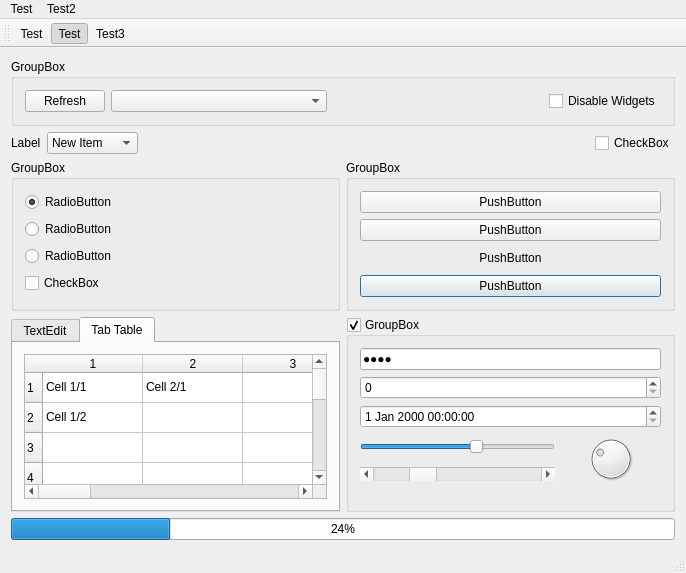
<?xml version="1.0" encoding="UTF-8"?>
<ui version="4.0">
 <class>MainWindow</class>
 <widget class="QMainWindow" name="MainWindow">
  <property name="geometry">
   <rect>
    <x>0</x>
    <y>0</y>
    <width>686</width>
    <height>573</height>
   </rect>
  </property>
  <property name="windowTitle">
   <string>MainWindow</string>
  </property>
  <widget class="QWidget" name="centralWidget">
   <layout class="QGridLayout" name="gridLayout_2">
    <item row="4" column="0">
     <widget class="QTabWidget" name="tabWidget">
      <property name="currentIndex">
       <number>1</number>
      </property>
      <widget class="QWidget" name="tab">
       <attribute name="title">
        <string>TextEdit</string>
       </attribute>
       <layout class="QVBoxLayout" name="verticalLayout">
        <item>
         <widget class="QTextEdit" name="textEdit">
          <property name="html">
           <string>&lt;!DOCTYPE HTML PUBLIC &quot;-//W3C//DTD HTML 4.0//EN&quot; &quot;http://www.w3.org/TR/REC-html40/strict.dtd&quot;&gt;
&lt;html&gt;&lt;head&gt;&lt;meta name=&quot;qrichtext&quot; content=&quot;1&quot; /&gt;&lt;style type=&quot;text/css&quot;&gt;
p, li { white-space: pre-wrap; }
&lt;/style&gt;&lt;/head&gt;&lt;body style=&quot; font-family:'MS Shell Dlg 2'; font-size:7.8pt; font-weight:400; font-style:normal;&quot;&gt;
&lt;p style=&quot; margin-top:0px; margin-bottom:0px; margin-left:0px; margin-right:0px; -qt-block-indent:0; text-indent:0px;&quot;&gt;&lt;span style=&quot; font-family:'.SF NS Text'; font-size:13pt;&quot;&gt;test&lt;br /&gt;test&lt;br /&gt;test&lt;br /&gt;test&lt;br /&gt;test&lt;br /&gt;test&lt;br /&gt;test&lt;br /&gt;test&lt;br /&gt;test&lt;br /&gt;test&lt;br /&gt;test&lt;br /&gt;test&lt;br /&gt;test&lt;br /&gt;test&lt;br /&gt;test&lt;br /&gt;test&lt;br /&gt;test&lt;br /&gt;test&lt;br /&gt;test&lt;br /&gt;test&lt;br /&gt;test&lt;br /&gt;test&lt;br /&gt;test&lt;br /&gt;test&lt;br /&gt;test&lt;br /&gt;test&lt;br /&gt;test&lt;br /&gt;test&lt;br /&gt;test&lt;br /&gt;test&lt;br /&gt;test&lt;br /&gt;test&lt;br /&gt;test&lt;br /&gt;test&lt;br /&gt;test&lt;br /&gt;test&lt;br /&gt;test&lt;br /&gt;test&lt;br /&gt;test&lt;br /&gt;test&lt;br /&gt;test&lt;br /&gt;test&lt;br /&gt;test&lt;br /&gt;test&lt;br /&gt;test&lt;br /&gt;test&lt;br /&gt;test&lt;br /&gt;test&lt;br /&gt;test&lt;br /&gt;test&lt;br /&gt;test&lt;br /&gt;test&lt;br /&gt;test&lt;br /&gt;test&lt;br /&gt;test&lt;br /&gt;test&lt;br /&gt;test&lt;br /&gt;test&lt;br /&gt;test&lt;br /&gt;test&lt;br /&gt;test&lt;br /&gt;test&lt;br /&gt;test&lt;br /&gt;test&lt;br /&gt;test&lt;br /&gt;test&lt;br /&gt;&lt;/span&gt;&lt;/p&gt;&lt;/body&gt;&lt;/html&gt;</string>
          </property>
         </widget>
        </item>
       </layout>
      </widget>
      <widget class="QWidget" name="tab_2">
       <attribute name="title">
        <string>Tab Table</string>
       </attribute>
       <layout class="QVBoxLayout" name="verticalLayout_2">
        <item>
         <widget class="QTableWidget" name="tableWidget">
          <row>
           <property name="text">
            <string>1</string>
           </property>
          </row>
          <row>
           <property name="text">
            <string>2</string>
           </property>
          </row>
          <row>
           <property name="text">
            <string>3</string>
           </property>
          </row>
          <row>
           <property name="text">
            <string>4</string>
           </property>
          </row>
          <row>
           <property name="text">
            <string>5</string>
           </property>
          </row>
          <row>
           <property name="text">
            <string>6</string>
           </property>
          </row>
          <row>
           <property name="text">
            <string>7</string>
           </property>
          </row>
          <row>
           <property name="text">
            <string>8</string>
           </property>
          </row>
          <row>
           <property name="text">
            <string>9</string>
           </property>
          </row>
          <row>
           <property name="text">
            <string>10</string>
           </property>
          </row>
          <column>
           <property name="text">
            <string>1</string>
           </property>
          </column>
          <column>
           <property name="text">
            <string>2</string>
           </property>
          </column>
          <column>
           <property name="text">
            <string>3</string>
           </property>
          </column>
          <column>
           <property name="text">
            <string>4</string>
           </property>
          </column>
          <column>
           <property name="text">
            <string>5</string>
           </property>
          </column>
          <column>
           <property name="text">
            <string>6</string>
           </property>
          </column>
          <column>
           <property name="text">
            <string>7</string>
           </property>
          </column>
          <column>
           <property name="text">
            <string>8</string>
           </property>
          </column>
          <column>
           <property name="text">
            <string>9</string>
           </property>
          </column>
          <column>
           <property name="text">
            <string>10</string>
           </property>
          </column>
          <item row="0" column="0">
           <property name="text">
            <string>Cell 1/1</string>
           </property>
          </item>
          <item row="0" column="1">
           <property name="text">
            <string>Cell 2/1</string>
           </property>
          </item>
          <item row="1" column="0">
           <property name="text">
            <string>Cell 1/2</string>
           </property>
          </item>
         </widget>
        </item>
       </layout>
      </widget>
     </widget>
    </item>
    <item row="5" column="0" colspan="2">
     <widget class="QProgressBar" name="progressBar">
      <property name="value">
       <number>24</number>
      </property>
     </widget>
    </item>
    <item row="1" column="0" colspan="2">
     <widget class="QGroupBox" name="groupBox_4">
      <property name="title">
       <string>GroupBox</string>
      </property>
      <layout class="QHBoxLayout" name="horizontalLayout_2">
       <item>
        <widget class="QPushButton" name="pushButton_theme_chooser">
         <property name="text">
          <string>Refresh</string>
         </property>
        </widget>
       </item>
       <item>
        <widget class="QComboBox" name="comboBox_theme_chooser">
         <property name="sizePolicy">
          <sizepolicy hsizetype="Expanding" vsizetype="Expanding">
           <horstretch>0</horstretch>
           <verstretch>0</verstretch>
          </sizepolicy>
         </property>
        </widget>
       </item>
       <item>
        <spacer name="horizontalSpacer">
         <property name="orientation">
          <enum>Qt::Horizontal</enum>
         </property>
         <property name="sizeHint" stdset="0">
          <size>
           <width>40</width>
           <height>20</height>
          </size>
         </property>
        </spacer>
       </item>
       <item>
        <widget class="QCheckBox" name="checkBox_4">
         <property name="text">
          <string>Disable Widgets</string>
         </property>
         <property name="checked">
          <bool>false</bool>
         </property>
        </widget>
       </item>
      </layout>
     </widget>
    </item>
    <item row="3" column="1">
     <widget class="QGroupBox" name="groupBox_2">
      <property name="title">
       <string>GroupBox</string>
      </property>
      <layout class="QVBoxLayout" name="verticalLayout_3">
       <item>
        <widget class="QPushButton" name="pushButton">
         <property name="text">
          <string>PushButton</string>
         </property>
        </widget>
       </item>
       <item>
        <widget class="QPushButton" name="pushButton_2">
         <property name="text">
          <string>PushButton</string>
         </property>
         <property name="checkable">
          <bool>true</bool>
         </property>
        </widget>
       </item>
       <item>
        <widget class="QPushButton" name="pushButton_3">
         <property name="text">
          <string>PushButton</string>
         </property>
         <property name="flat">
          <bool>true</bool>
         </property>
        </widget>
       </item>
       <item>
        <widget class="QPushButton" name="pushButton_4">
         <property name="text">
          <string>PushButton</string>
         </property>
         <property name="default">
          <bool>true</bool>
         </property>
        </widget>
       </item>
      </layout>
     </widget>
    </item>
    <item row="3" column="0">
     <widget class="QGroupBox" name="groupBox">
      <property name="title">
       <string>GroupBox</string>
      </property>
      <layout class="QVBoxLayout" name="verticalLayout_4">
       <item>
        <widget class="QRadioButton" name="radioButton">
         <property name="toolTipDuration">
          <number>-10</number>
         </property>
         <property name="text">
          <string>RadioButton</string>
         </property>
         <property name="checked">
          <bool>true</bool>
         </property>
        </widget>
       </item>
       <item>
        <widget class="QRadioButton" name="radioButton_2">
         <property name="text">
          <string>RadioButton</string>
         </property>
        </widget>
       </item>
       <item>
        <widget class="QRadioButton" name="radioButton_3">
         <property name="text">
          <string>RadioButton</string>
         </property>
        </widget>
       </item>
       <item>
        <widget class="QCheckBox" name="checkBox">
         <property name="text">
          <string>CheckBox</string>
         </property>
         <property name="checkable">
          <bool>true</bool>
         </property>
         <property name="checked">
          <bool>false</bool>
         </property>
         <property name="autoExclusive">
          <bool>false</bool>
         </property>
         <property name="tristate">
          <bool>true</bool>
         </property>
        </widget>
       </item>
      </layout>
     </widget>
    </item>
    <item row="4" column="1">
     <widget class="QGroupBox" name="groupBox_3">
      <property name="title">
       <string>GroupBox</string>
      </property>
      <property name="checkable">
       <bool>true</bool>
      </property>
      <layout class="QGridLayout" name="gridLayout">
       <item row="3" column="1" rowspan="2">
        <widget class="QDial" name="dial">
         <property name="value">
          <number>30</number>
         </property>
        </widget>
       </item>
       <item row="2" column="0" colspan="2">
        <widget class="QDateTimeEdit" name="dateTimeEdit"/>
       </item>
       <item row="3" column="0">
        <widget class="QSlider" name="horizontalSlider">
         <property name="value">
          <number>60</number>
         </property>
         <property name="orientation">
          <enum>Qt::Horizontal</enum>
         </property>
        </widget>
       </item>
       <item row="1" column="0" colspan="2">
        <widget class="QSpinBox" name="spinBox"/>
       </item>
       <item row="4" column="0">
        <widget class="QScrollBar" name="horizontalScrollBar">
         <property name="value">
          <number>25</number>
         </property>
         <property name="orientation">
          <enum>Qt::Horizontal</enum>
         </property>
        </widget>
       </item>
       <item row="0" column="0" colspan="2">
        <widget class="QLineEdit" name="lineEdit">
         <property name="text">
          <string>test</string>
         </property>
         <property name="echoMode">
          <enum>QLineEdit::Password</enum>
         </property>
        </widget>
       </item>
       <item row="5" column="0" colspan="2">
        <spacer name="verticalSpacer">
         <property name="orientation">
          <enum>Qt::Vertical</enum>
         </property>
         <property name="sizeHint" stdset="0">
          <size>
           <width>20</width>
           <height>40</height>
          </size>
         </property>
        </spacer>
       </item>
      </layout>
     </widget>
    </item>
    <item row="2" column="0" colspan="2">
     <layout class="QHBoxLayout" name="horizontalLayout">
      <item>
       <widget class="QLabel" name="label">
        <property name="text">
         <string>Label</string>
        </property>
       </widget>
      </item>
      <item>
       <widget class="QComboBox" name="comboBox">
        <item>
         <property name="text">
          <string>New Item</string>
         </property>
        </item>
        <item>
         <property name="text">
          <string>New Item 2</string>
         </property>
        </item>
        <item>
         <property name="text">
          <string>New Item 3</string>
         </property>
        </item>
       </widget>
      </item>
      <item>
       <spacer name="horizontalSpacer_2">
        <property name="orientation">
         <enum>Qt::Horizontal</enum>
        </property>
        <property name="sizeHint" stdset="0">
         <size>
          <width>40</width>
          <height>20</height>
         </size>
        </property>
       </spacer>
      </item>
      <item>
       <widget class="QCheckBox" name="checkBox_5">
        <property name="text">
         <string>CheckBox</string>
        </property>
        <property name="checked">
         <bool>false</bool>
        </property>
       </widget>
      </item>
     </layout>
    </item>
   </layout>
  </widget>
  <widget class="QMenuBar" name="menuBar">
   <property name="geometry">
    <rect>
     <x>0</x>
     <y>0</y>
     <width>686</width>
     <height>26</height>
    </rect>
   </property>
   <widget class="QMenu" name="menuTest">
    <property name="title">
     <string>Test</string>
    </property>
    <addaction name="actionTest"/>
    <addaction name="actionTest_2"/>
    <addaction name="separator"/>
    <addaction name="actionTest_3"/>
   </widget>
   <widget class="QMenu" name="menuTest2">
    <property name="title">
     <string>Test2</string>
    </property>
    <widget class="QMenu" name="menuTest2_2">
     <property name="title">
      <string>Test2</string>
     </property>
     <addaction name="actionTest3"/>
     <addaction name="actionTest3_2"/>
    </widget>
    <addaction name="menuTest2_2"/>
   </widget>
   <addaction name="menuTest"/>
   <addaction name="menuTest2"/>
  </widget>
  <widget class="QToolBar" name="mainToolBar">
   <attribute name="toolBarArea">
    <enum>TopToolBarArea</enum>
   </attribute>
   <attribute name="toolBarBreak">
    <bool>false</bool>
   </attribute>
   <addaction name="actionTest"/>
   <addaction name="actionTest_2"/>
   <addaction name="actionTest3"/>
  </widget>
  <widget class="QStatusBar" name="statusBar"/>
  <action name="actionTest">
   <property name="text">
    <string>Test</string>
   </property>
  </action>
  <action name="actionTest_2">
   <property name="checkable">
    <bool>true</bool>
   </property>
   <property name="checked">
    <bool>true</bool>
   </property>
   <property name="text">
    <string>Test</string>
   </property>
  </action>
  <action name="actionTest_3">
   <property name="checkable">
    <bool>true</bool>
   </property>
   <property name="text">
    <string>Test</string>
   </property>
  </action>
  <action name="actionTest3">
   <property name="text">
    <string>Test3</string>
   </property>
  </action>
  <action name="actionTest3_2">
   <property name="text">
    <string>Test3</string>
   </property>
  </action>
 </widget>
 <layoutdefault spacing="6" margin="11"/>
 <resources/>
 <connections>
  <connection>
   <sender>checkBox_4</sender>
   <signal>toggled(bool)</signal>
   <receiver>groupBox_2</receiver>
   <slot>setDisabled(bool)</slot>
   <hints>
    <hint type="sourcelabel">
     <x>543</x>
     <y>70</y>
    </hint>
    <hint type="destinationlabel">
     <x>376</x>
     <y>97</y>
    </hint>
   </hints>
  </connection>
  <connection>
   <sender>checkBox_4</sender>
   <signal>toggled(bool)</signal>
   <receiver>groupBox</receiver>
   <slot>setDisabled(bool)</slot>
   <hints>
    <hint type="sourcelabel">
     <x>617</x>
     <y>70</y>
    </hint>
    <hint type="destinationlabel">
     <x>47</x>
     <y>104</y>
    </hint>
   </hints>
  </connection>
  <connection>
   <sender>checkBox_4</sender>
   <signal>toggled(bool)</signal>
   <receiver>tabWidget</receiver>
   <slot>setDisabled(bool)</slot>
   <hints>
    <hint type="sourcelabel">
     <x>623</x>
     <y>74</y>
    </hint>
    <hint type="destinationlabel">
     <x>234</x>
     <y>264</y>
    </hint>
   </hints>
  </connection>
  <connection>
   <sender>checkBox_4</sender>
   <signal>toggled(bool)</signal>
   <receiver>groupBox_3</receiver>
   <slot>setDisabled(bool)</slot>
   <hints>
    <hint type="sourcelabel">
     <x>503</x>
     <y>80</y>
    </hint>
    <hint type="destinationlabel">
     <x>503</x>
     <y>262</y>
    </hint>
   </hints>
  </connection>
  <connection>
   <sender>checkBox_4</sender>
   <signal>toggled(bool)</signal>
   <receiver>progressBar</receiver>
   <slot>setDisabled(bool)</slot>
   <hints>
    <hint type="sourcelabel">
     <x>631</x>
     <y>73</y>
    </hint>
    <hint type="destinationlabel">
     <x>607</x>
     <y>517</y>
    </hint>
   </hints>
  </connection>
  <connection>
   <sender>checkBox_4</sender>
   <signal>toggled(bool)</signal>
   <receiver>mainToolBar</receiver>
   <slot>setDisabled(bool)</slot>
   <hints>
    <hint type="sourcelabel">
     <x>648</x>
     <y>71</y>
    </hint>
    <hint type="destinationlabel">
     <x>105</x>
     <y>33</y>
    </hint>
   </hints>
  </connection>
  <connection>
   <sender>checkBox_4</sender>
   <signal>toggled(bool)</signal>
   <receiver>menuBar</receiver>
   <slot>setDisabled(bool)</slot>
   <hints>
    <hint type="sourcelabel">
     <x>634</x>
     <y>73</y>
    </hint>
    <hint type="destinationlabel">
     <x>64</x>
     <y>7</y>
    </hint>
   </hints>
  </connection>
  <connection>
   <sender>checkBox_4</sender>
   <signal>toggled(bool)</signal>
   <receiver>statusBar</receiver>
   <slot>setDisabled(bool)</slot>
   <hints>
    <hint type="sourcelabel">
     <x>650</x>
     <y>70</y>
    </hint>
    <hint type="destinationlabel">
     <x>533</x>
     <y>549</y>
    </hint>
   </hints>
  </connection>
  <connection>
   <sender>checkBox_4</sender>
   <signal>toggled(bool)</signal>
   <receiver>comboBox</receiver>
   <slot>setDisabled(bool)</slot>
   <hints>
    <hint type="sourcelabel">
     <x>626</x>
     <y>70</y>
    </hint>
    <hint type="destinationlabel">
     <x>297</x>
     <y>65</y>
    </hint>
   </hints>
  </connection>
  <connection>
   <sender>checkBox_4</sender>
   <signal>toggled(bool)</signal>
   <receiver>label</receiver>
   <slot>setDisabled(bool)</slot>
   <hints>
    <hint type="sourcelabel">
     <x>639</x>
     <y>78</y>
    </hint>
    <hint type="destinationlabel">
     <x>28</x>
     <y>66</y>
    </hint>
   </hints>
  </connection>
 </connections>
</ui>
